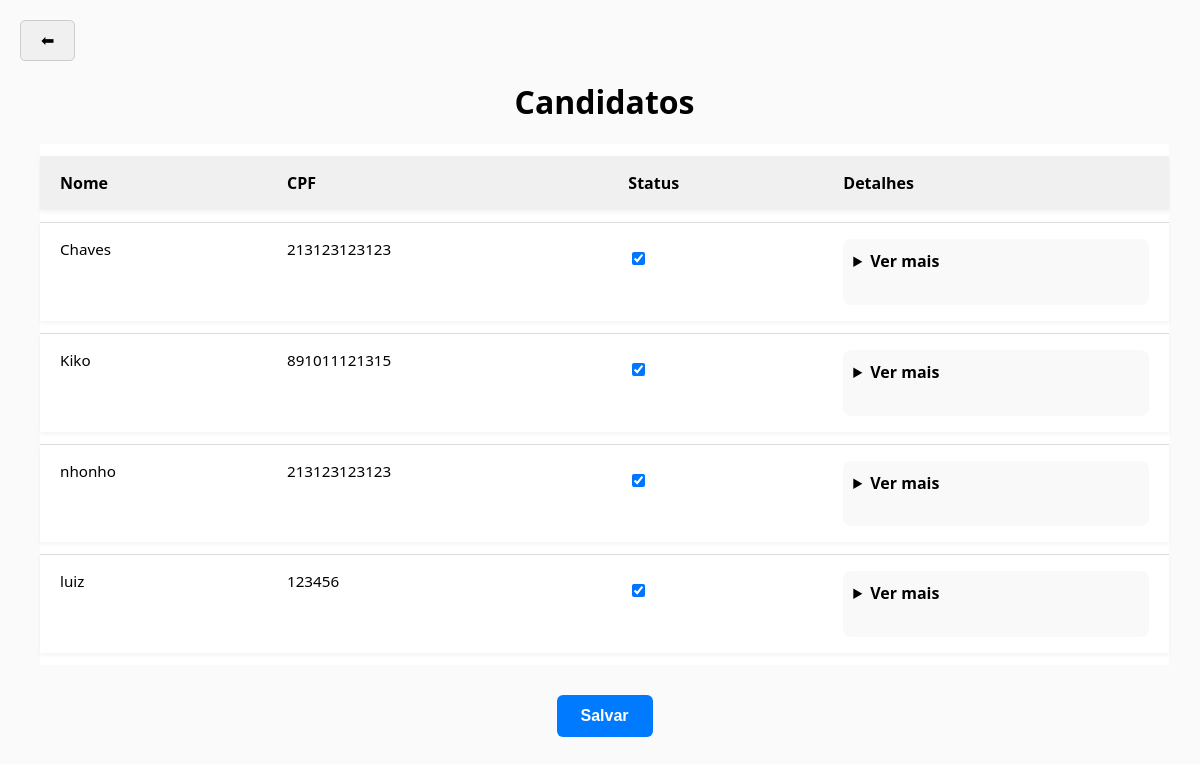
/candidatos/, run on an earlier commit of the app's database.
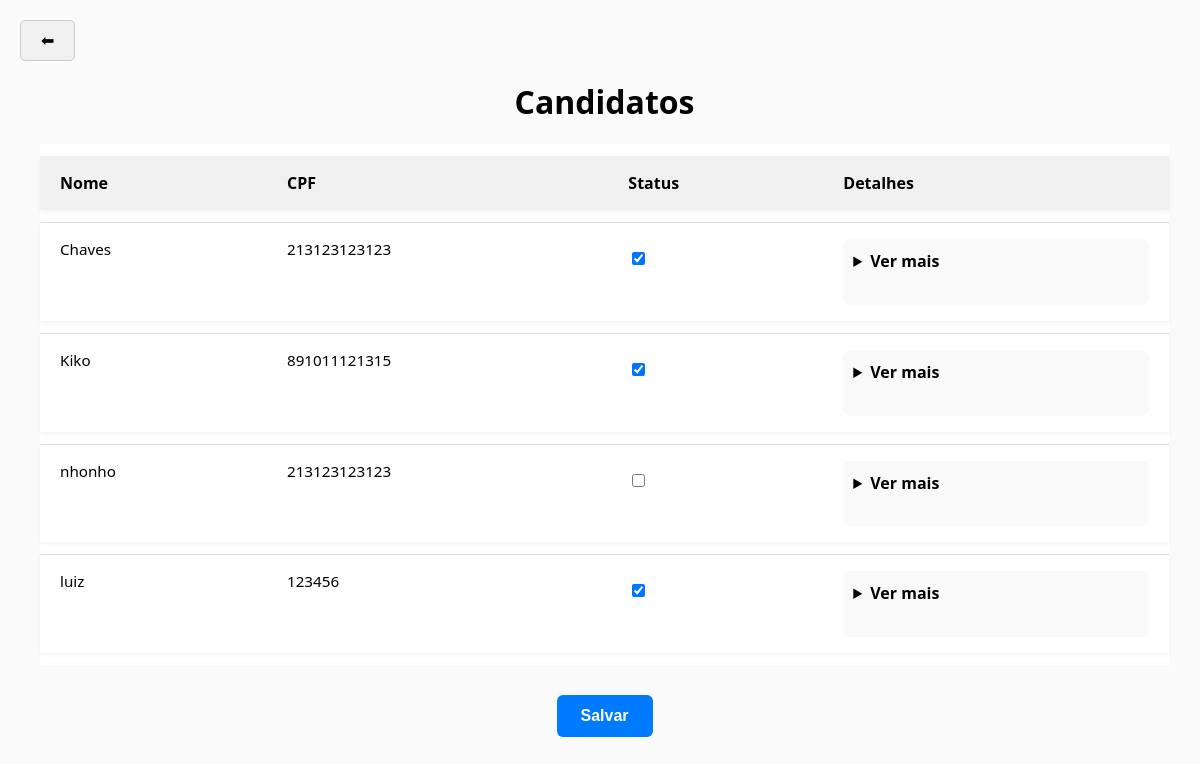
And on a later commit of the database.
### portal/models.py (models this page shows, shortened)
class Candidato(models.Model):
    user = models.OneToOneField(User, on_delete=models.CASCADE, null=True, blank=True)
    nome_completo = models.CharField(max_length=200)
    data_nascimento = models.DateField()
    idade = models.IntegerField(editable = False)
    sexo = models.CharField(max_length=20)
    raca_cor = models.CharField(max_length=50)
    cpf = models.CharField(max_length=14)
    telefone = models.CharField(max_length=20, blank=True)
    whatsapp = models.BooleanField()
    estado_civil = models.CharField(max_length=50, blank=True)
    email = models.EmailField(blank=True)
    endereco_principal = models.CharField(max_length=200)
    numero = models.CharField(max_length=20)
    bairro = models.CharField(max_length=100)
    municipio_uf = models.CharField(max_length=100)
    microrregiao = models.CharField(max_length=100, blank=True)
    cep = models.CharField(max_length=20)
    ingressara_no_projeto = models.BooleanField()
    turno = models.CharField(max_length=50, blank=True)
    apadrinhado = models.BooleanField()
    escolaridade = models.CharField(max_length=100, blank=True)
    rede_ensino = models.CharField(max_length=50, blank=True)
    ano_ou_periodo = models.CharField(max_length=20, blank=True)
    turno_escolar = models.CharField(max_length=50, blank=True)
    motivo_nao_estuda = models.TextField(blank=True)
    pretende_estudar = models.BooleanField(null=True)
    situacao_profissional = models.CharField(max_length=100, blank=True)
    profissao = models.CharField(max_length=100, blank=True)
    local_trabalho = models.CharField(max_length=100, blank=True)
    bairro_trabalho = models.CharField(max_length=100, blank=True)
    salario = models.DecimalField(max_digits=10, decimal_places=2, null=True, blank=True)
    conhece_eca = models.CharField(max_length=50, blank=True)
    nocao_cidadania = models.BooleanField(null=True)
    referencia_familiar = models.CharField(max_length=20, blank=True)
    conhece_conselho = models.CharField(max_length=100, blank=True)
    conhece_foscar = models.CharField(max_length=100, blank=True)
    possui_plano = models.BooleanField(null=True)
    nome_plano = models.CharField(max_length=100, blank=True)
    problema_saude = models.BooleanField(null=True)
    acompanhamento_medico = models.BooleanField(null=True)
    cirurgia = models.BooleanField(null=True)
    problema_atual = models.TextField(blank=True)
    deficiencia_fisica = models.BooleanField(null=True)
    tipo_deficiencia = models.CharField(max_length=100, blank=True)
    desenvolvimento_mental = models.TextField(blank=True)
    onde_procura_saude = models.CharField(max_length=100, blank=True)
    refeicoes_dia = models.IntegerField(null=True, blank=True)
    alimentacao = models.TextField(blank=True)
    participa_grupo = models.TextField(blank=True)
    tipo_casa = models.CharField(max_length=100, blank=True)
    tipo_moradia = models.CharField(max_length=100, blank=True)
    vulnerabilidade = models.TextField(blank=True)
    numero_comodos = models.IntegerField(null=True, blank=True)
    divisorias_crianca_adulto = models.BooleanField(null=True)
    tem_banheiro = models.BooleanField(null=True)
    banheiro_dentro = models.BooleanField(null=True)
    energia_publica = models.BooleanField(null=True)
    agua = models.CharField(max_length=100, blank=True)
    destino_lixo = models.CharField(max_length=100, blank=True)
    destino_esgoto = models.CharField(max_length=100, blank=True)
    bens = models.TextField(blank=True)
    origem_bens = models.CharField(max_length=100, blank=True)
    cadastrado_cadunico = models.BooleanField(null=True)
    bolsa_familia = models.BooleanField(null=True)
    auxilio_moradia = models.BooleanField(null=True)
    recebe_bpc = models.BooleanField(null=True)
    faixa_renda_familiar = models.CharField(max_length=100, blank=True)
    renda_per_capita = models.DecimalField(max_digits=10, decimal_places=2, null=True, blank=True)
    aprovado = models.BooleanField(null=True, blank=True)

### portal/views.py (the view)
# urls.py: path('candidatos/', views.lista_candidatos, name='lista_candidatos'),
def lista_candidatos(request):
    candidatos = Candidato.objects.all()
    return render(request, "candidatos.html", {"candidatos": candidatos})

### portal/templates/candidatos.html (shortened to what the changed rows need)
{% extends "base.html" %}
{% block content %}
<div class="container">
    <h1>Candidatos</h1>
    <table>
        <thead>
            <tr>
                <th>Nome</th>
                <th>CPF</th>
                <th>Status</th>
                <th>Detalhes</th>
            </tr>
        </thead>
        <tbody>
        {% for candidato in candidatos %}
            <tr>
                <td>{{ candidato.nome_completo }}</td>
                <td>{{ candidato.cpf }}</td>
                <td class="acoes">
                    <div class="status-checkbox">
                        <form method="post" action="{% url 'alterar_status' candidato.id %}">
                            <label class="checkbox-wrapper" title="Clique para aprovar/reprovar">
                                <input type="checkbox" name="status" value="aprovar" onchange="this.form.submit()" {% if candidato.aprovado %}checked{% endif %}>
                            </label>
                        </form>
                    </div>
                </td>
                <td>
                    <details>
                        <summary>Ver mais</summary>
                        <strong>Data de Nascimento:</strong> {{ candidato.data_nascimento }}<br>
                        <strong>Idade:</strong> {{ candidato.idade }}<br>
                        <strong>Sexo:</strong> {{ candidato.sexo }}<br>
                        <strong>Raça/Cor:</strong> {{ candidato.raca_cor }}<br>
                        <strong>Telefone:</strong> {{ candidato.telefone }}<br>
                        <strong>WhatsApp:</strong> {{ candidato.whatsapp }}<br>
                        <strong>Estado Civil:</strong> {{ candidato.estado_civil }}<br>
                        <strong>Email:</strong> {{ candidato.email }}<br>
                        <strong>Endereço:</strong> {{ candidato.endereco_principal }}, {{ candidato.numero }} - {{ candidato.bairro }}<br>
                        <strong>Município/UF:</strong> {{ candidato.municipio_uf }}<br>
                        <strong>Microrregião:</strong> {{ candidato.microrregiao }}<br>
                        <strong>CEP:</strong> {{ candidato.cep }}<br>
                        <strong>Ingressará no Projeto:</strong> {{ candidato.ingressara_no_projeto }}<br>
                        <strong>Turno:</strong> {{ candidato.turno }}<br>
                        <strong>Apadrinhado:</strong> {{ candidato.apadrinhado }}<br><br>
                        <strong>Escolaridade:</strong> {{ candidato.escolaridade }}<br>
                        <strong>Rede de Ensino:</strong> {{ candidato.rede_ensino }}<br>
                        <strong>Ano ou Período:</strong> {{ candidato.ano_ou_periodo }}<br>
                        <strong>Turno Escolar:</strong> {{ candidato.turno_escolar }}<br>
                        <strong>Motivo de Não Estudo:</strong> {{ candidato.motivo_nao_estuda }}<br>
                        <strong>Pretende Estudar:</strong> {{ candidato.pretende_estudar }}<br><br>
                        <strong>Situação Profissional:</strong> {{ candidato.situacao_profissional }}<br>
                        <strong>Profissão:</strong> {{ candidato.profissao }}<br>
                        <strong>Local de Trabalho:</strong> {{ candidato.local_trabalho }}<br>
                        <strong>Bairro do Trabalho:</strong> {{ candidato.bairro_trabalho }}<br>
                        <strong>Salário:</strong> R$ {{ candidato.salario }}<br><br>
                        <strong>Conhece ECA:</strong> {{ candidato.conhece_eca }}<br>
                        <strong>Noção de Cidadania:</strong> {{ candidato.nocao_cidadania }}<br>
                        <strong>Referência Familiar:</strong> {{ candidato.referencia_familiar }}<br>
                        <strong>Conhece Conselho:</strong> {{ candidato.conhece_conselho }}<br>
                        <strong>Conhece FOSCAR:</strong> {{ candidato.conhece_foscar }}<br><br>
                        <strong>Possui Plano de Saúde:</strong> {{ candidato.possui_plano }}<br>
                        <strong>Nome do Plano:</strong> {{ candidato.nome_plano }}<br>
                        <strong>Problema de Saúde:</strong> {{ candidato.problema_saude }}<br>
                        <strong>Acompanhamento Médico:</strong> {{ candidato.acompanhamento_medico }}<br>
                        <strong>Cirurgia:</strong> {{ candidato.cirurgia }}<br>
                        <strong>Problema Atual:</strong> {{ candidato.problema_atual }}<br>
                        <strong>Deficiência Física:</strong> {{ candidato.deficiencia_fisica }}<br>
                        <strong>Tipo de Deficiência:</strong> {{ candidato.tipo_deficiencia }}<br>
                        <strong>Desenvolvimento Mental:</strong> {{ candidato.desenvolvimento_mental }}<br>
                        <strong>Onde Procura Saúde:</strong> {{ candidato.onde_procura_saude }}<br><br>
                        <strong>Refeições por Dia:</strong> {{ candidato.refeicoes_dia }}<br>
                        <strong>Alimentação:</strong> {{ candidato.alimentacao }}<br><br>
                        <strong>Participa de Grupos:</strong> {{ candidato.participa_grupo }}<br><br>
                        <strong>Tipo de Casa:</strong> {{ candidato.tipo_casa }}<br>
                        <strong>Tipo de Moradia:</strong> {{ candidato.tipo_moradia }}<br>
                        <strong>Vulnerabilidade:</strong> {{ candidato.vulnerabilidade }}<br>
                        <strong>Número de Cômodos:</strong> {{ candidato.numero_comodos }}<br>
                        <strong>Divisória Criança/Adulto:</strong> {{ candidato.divisorias_crianca_adulto }}<br>
                        <strong>Tem Banheiro:</strong> {{ candidato.tem_banheiro }}<br>
                        <strong>Banheiro Dentro:</strong> {{ candidato.banheiro_dentro }}<br>
                        <strong>Energia Pública:</strong> {{ candidato.energia_publica }}<br>
                        <strong>Água:</strong> {{ candidato.agua }}<br>
                        <strong>Destino do Lixo:</strong> {{ candidato.destino_lixo }}<br>
                        <strong>Destino do Esgoto:</strong> {{ candidato.destino_esgoto }}<br><br>
                        <strong>Bens:</strong> {{ candidato.bens }}<br>
                        <strong>Origem dos Bens:</strong> {{ candidato.origem_bens }}<br><br>
                        <strong>Cadastrado no CadÚnico:</strong> {{ candidato.cadastrado_cadunico }}<br>
                        <strong>Recebe Bolsa Família:</strong> {{ candidato.bolsa_familia }}<br>
                        <strong>Auxílio Moradia:</strong> {{ candidato.auxilio_moradia }}<br>
                        <strong>Recebe BPC:</strong> {{ candidato.recebe_bpc }}<br><br>
                        <strong>Faixa de Renda Familiar:</strong> {{ candidato.faixa_renda_familiar }}<br>
                    </details>
                </td>
            </tr>
        {% endfor %}
        </tbody>
    </table>
</div>
{% endblock %}

What changed in the data, as far as the page shows it:
changed Candidato "nhonho": aprovado "☑" → "☐"
